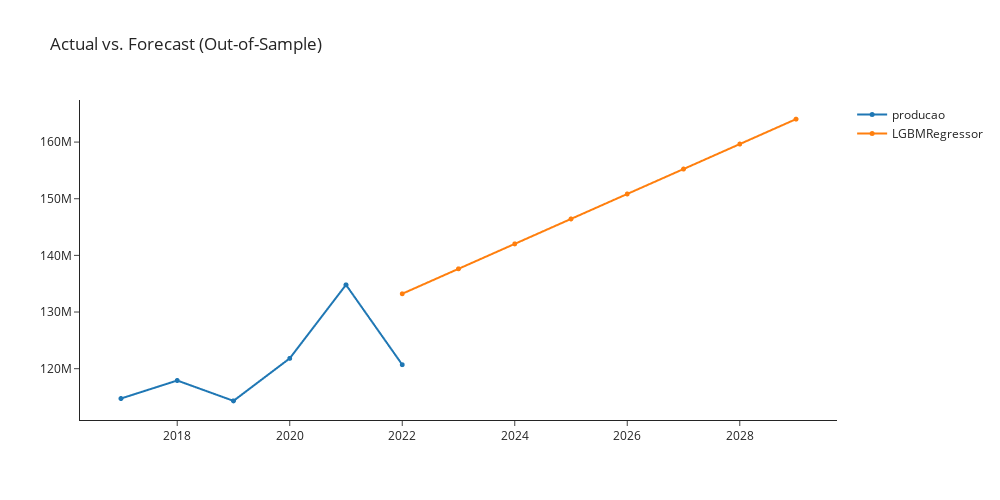

The code cell stored with this chart in its notebook:
### Markdown cell above
## exp_smooth

### Code cell
exp_smooth  = exp.create_model('exp_smooth')
exp.plot_model(plot = 'decomp', 
               data_kwargs = {'type' : 'multiplicative'},
               fig_kwargs = {"height":500,"width":1000,"template": "simple_white","hoverinfo":"none","big_data_threshold":10})
exp.plot_model(estimator = exp_smooth, plot = 'forecast', 
               data_kwargs = {'fh' : 8},
               fig_kwargs = {"height":500,"width":1000,"template": "simple_white","hoverinfo":"none","big_data_threshold":10})

### Figure 1 — Plotly figure (JSON) as saved in the notebook; plotly's stock layout.template omitted (floating-point values rounded to 4 significant figures)
{"data": [{"hoverinfo": "none", "line": {"width": 2}, "marker": {"size": 5}, "mode": "lines+markers", "name": "producao", "type": "scattergl", "x": [2017, 2018, 2019, 2020, 2021, 2022, 2023, 2024, 2025, 2026, 2027, 2028, 2029], "xaxis": "x", "y": [114732101, 117912450, 114316829, 121820949, 134799179, 120701031, null, null, null, null, null, null, null], "yaxis": "y"}, {"hoverinfo": "none", "line": {"width": 2}, "marker": {"size": 5}, "mode": "lines+markers", "name": "LGBMRegressor", "type": "scattergl", "x": [2017, 2018, 2019, 2020, 2021, 2022, 2023, 2024, 2025, 2026, 2027, 2028, 2029], "xaxis": "x", "y": [null, null, null, null, null, 133200000.0, 137600000.0, 142000000.0, 146400000.0, 150800000.0, 155200000.0, 159600000.0, 164100000.0], "yaxis": "y"}], "layout": {"autosize": false, "height": 500, "showlegend": true, "title": {"text": "Actual vs. Forecast (Out-of-Sample)"}, "width": 1000, "xaxis": {"anchor": "y", "domain": [0, 1]}, "yaxis": {"anchor": "x", "domain": [0, 1]}}}
